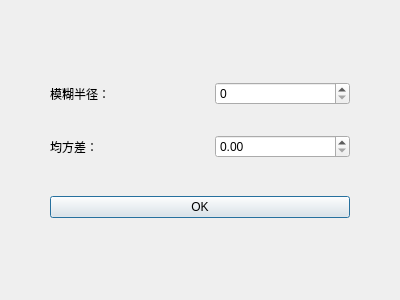
<?xml version="1.0" encoding="UTF-8"?>
<ui version="4.0">
 <class>MSEDialog</class>
 <widget class="QDialog" name="MSEDialog">
  <property name="geometry">
   <rect>
    <x>0</x>
    <y>0</y>
    <width>400</width>
    <height>300</height>
   </rect>
  </property>
  <property name="windowTitle">
   <string>Set Gaussian Smoothing</string>
  </property>
  <layout class="QGridLayout" name="gridLayout">
   <property name="leftMargin">
    <number>50</number>
   </property>
   <property name="topMargin">
    <number>50</number>
   </property>
   <property name="rightMargin">
    <number>50</number>
   </property>
   <property name="bottomMargin">
    <number>50</number>
   </property>
   <item row="2" column="0">
    <widget class="QPushButton" name="pushButton">
     <property name="text">
      <string>OK</string>
     </property>
    </widget>
   </item>
   <item row="0" column="0">
    <layout class="QVBoxLayout" name="verticalLayout">
     <property name="spacing">
      <number>30</number>
     </property>
     <item>
      <layout class="QHBoxLayout" name="horizontalLayout_2">
       <item>
        <widget class="QLabel" name="label_2">
         <property name="text">
          <string>模糊半径：</string>
         </property>
        </widget>
       </item>
       <item>
        <widget class="QSpinBox" name="spinBox"/>
       </item>
      </layout>
     </item>
     <item>
      <layout class="QHBoxLayout" name="horizontalLayout">
       <item>
        <widget class="QLabel" name="label">
         <property name="text">
          <string>均方差：</string>
         </property>
        </widget>
       </item>
       <item>
        <widget class="QDoubleSpinBox" name="doubleSpinBox"/>
       </item>
      </layout>
     </item>
    </layout>
   </item>
  </layout>
 </widget>
 <resources/>
 <connections/>
</ui>
